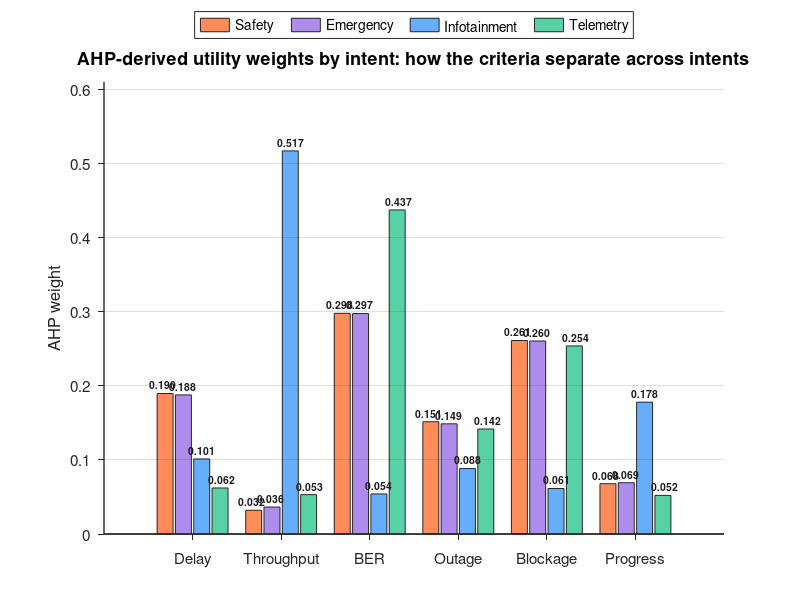
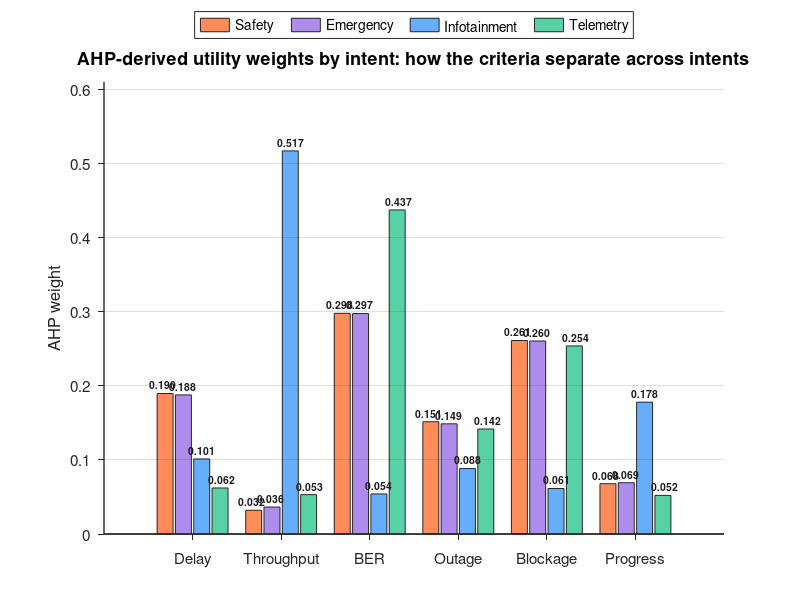

Recreate these plots in MATLAB, in order.
%% make_ahp_weights_figure.m
%  AHP-derived utility weights by intent -- the coefficients w_c of Eq. (10).
%  Output basename matches the \includegraphics path in manuscript_v2/main.tex:
%
%      fig14_ahp_weights                (Fig. 3 in the manuscript, Section 4.4)
%
%  Grouped by criterion, one coloured series per intent. Each intent's six weights sum
%  to 1, so a bar's height is the share of the ranking decision that criterion controls
%  for that intent.
%
%  DATA PROVENANCE
%  Exact outputs of the notebook's AHP eigenvector derivation (Algorithm 1), not values
%  read off the previous matplotlib figure. Each row is asserted to sum to 1 below.

clear; clc; close all;

criteria = {'Delay', 'Throughput', 'BER', 'Outage', 'Blockage', 'Progress'};
intents  = {'Safety', 'Emergency', 'Infotainment', 'Telemetry'};

% rows = intents, columns = criteria
W = [ ...
    0.1896, 0.0320, 0.2978, 0.1515, 0.2611, 0.0679;   % Safety
    0.1877, 0.0364, 0.2975, 0.1487, 0.2604, 0.0692;   % Emergency
    0.1013, 0.5170, 0.0541, 0.0883, 0.0614, 0.1779;   % Infotainment
    0.0621, 0.0531, 0.4373, 0.1417, 0.2538, 0.0521];  % Telemetry

% Each intent's weights must sum to 1 (AHP normalises the principal eigenvector).
rowSums = sum(W, 2);
if any(abs(rowSums - 1) > 5e-3)
    error('make_ahp_weights_figure:badWeights', ...
          'AHP weights must sum to 1 per intent; got %s.', mat2str(rowSums', 4));
end

% Bars are grouped BY CRITERION, so transpose: rows = criteria, cols = intents.
data = W.';

% Light, bright, hue-separated palette -- one distinct hue per intent.
colors = [ ...
    1.00 0.55 0.35; ...   % Safety       -- bright coral/orange
    0.68 0.55 0.92; ...   % Emergency    -- bright violet
    0.40 0.68 0.98; ...   % Infotainment -- bright sky blue
    0.35 0.82 0.65];      % Telemetry    -- bright teal-green

nGroups = size(data, 1);
nSeries = size(data, 2);

% Wide canvas: Safety and Emergency weights are nearly identical by design (they differ
% only in throughput and progress), so their two labels sit adjacent and collide at a
% narrower figure width.
fig = figure('Color', 'w', 'Units', 'pixels', 'Position', [100 100 1400 580]);
ax  = axes('Parent', fig);
axes(ax);                 %#ok<LAXES>
hold(ax, 'on');

b = bar(data);            % matrix input defaults to grouped
for k = 1:nSeries
    set(b(k), 'FaceColor', colors(k, :), ...
              'EdgeColor', [0.15 0.15 0.15], ...
              'LineWidth', 0.7, ...
              'BarWidth',  0.88);
end

set(ax, 'YLim', [0, max(data(:)) * 1.18]);

% bar centre x-positions (XEndPoints is R2019b+)
xc = zeros(nGroups, nSeries);
for k = 1:nSeries
    if isprop(b(k), 'XEndPoints')
        xc(:, k) = b(k).XEndPoints(:);
    elseif isprop(b(k), 'XOffset')
        xc(:, k) = (1:nGroups)' + b(k).XOffset;
    else
        w = 0.88 / nSeries;
        xc(:, k) = (1:nGroups)' - 0.44 + w * (k - 0.5);
    end
end

for k = 1:nSeries
    for j = 1:nGroups
        text(xc(j, k), data(j, k) + max(data(:)) * 0.012, ...
            sprintf('%.3f', data(j, k)), 'Parent', ax, ...
            'HorizontalAlignment', 'center', 'VerticalAlignment', 'bottom', ...
            'FontSize', 7.5, 'FontWeight', 'bold', 'Color', [0.10 0.10 0.10]);
    end
end

set(ax, 'XTick', 1:nGroups, 'XTickLabel', criteria, ...
        'FontSize', 11, 'LineWidth', 1.0, 'Box', 'off', ...
        'TickDir', 'out', 'YGrid', 'on', 'Layer', 'top');
if isprop(ax, 'GridAlpha'), set(ax, 'GridAlpha', 0.15); end

ylabel(ax, 'AHP weight', 'FontSize', 12);
title(ax, 'AHP-derived utility weights by intent: how the criteria separate across intents', ...
      'FontSize', 13, 'FontWeight', 'bold');

lgd = legend(b, intents, 'Location', 'northoutside', 'FontSize', 10);
set(lgd, 'Box', 'on');
if isprop(lgd, 'NumColumns'),    set(lgd, 'NumColumns', 4);         end
if isprop(lgd, 'ItemTokenSize'), set(lgd, 'ItemTokenSize', [16 10]); end

hold(ax, 'off');

outFile = 'fig14_ahp_weights';
if exist('exportgraphics', 'file') == 2 || exist('exportgraphics', 'builtin') == 5
    exportgraphics(fig, [outFile '.png'], 'Resolution', 600);
    exportgraphics(fig, [outFile '.pdf'], 'ContentType', 'vector');
else
    set(fig, 'PaperPositionMode', 'auto');
    print(fig, [outFile '.png'], '-dpng', '-r600');
    print(fig, [outFile '.pdf'], '-dpdf', '-painters');
end
fprintf('wrote %s.png and %s.pdf\n', outFile, outFile);
